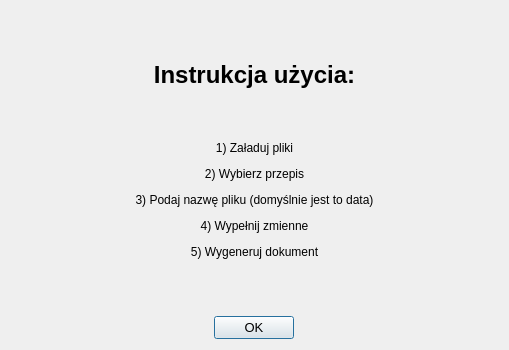
<?xml version="1.0" encoding="UTF-8"?>
<ui version="4.0">
 <class>Dialog</class>
 <widget class="QDialog" name="Dialog">
  <property name="geometry">
   <rect>
    <x>0</x>
    <y>0</y>
    <width>509</width>
    <height>350</height>
   </rect>
  </property>
  <property name="windowTitle">
   <string>Dialog</string>
  </property>
  <layout class="QVBoxLayout" name="verticalLayout">
   <item>
    <widget class="QLabel" name="label">
     <property name="text">
      <string>&lt;html&gt;&lt;head/&gt;&lt;body&gt;&lt;p align=&quot;center&quot;&gt;&lt;span style=&quot; font-size:18pt; font-weight:600;&quot;&gt;Instrukcja użycia:&lt;/span&gt;&lt;/p&gt;&lt;p align=&quot;center&quot;&gt;&lt;br/&gt;&lt;/p&gt;&lt;p align=&quot;center&quot;&gt;1) Załaduj pliki&lt;/p&gt;&lt;p align=&quot;center&quot;&gt;2) Wybierz przepis&lt;/p&gt;&lt;p align=&quot;center&quot;&gt;3) Podaj nazwę pliku (domyślnie jest to data)&lt;/p&gt;&lt;p align=&quot;center&quot;&gt;4) Wypełnij zmienne&lt;/p&gt;&lt;p align=&quot;center&quot;&gt;5) Wygeneruj dokument&lt;/p&gt;&lt;/body&gt;&lt;/html&gt;</string>
     </property>
    </widget>
   </item>
   <item alignment="Qt::AlignHCenter">
    <widget class="QDialogButtonBox" name="buttonBox">
     <property name="sizePolicy">
      <sizepolicy hsizetype="Fixed" vsizetype="Fixed">
       <horstretch>0</horstretch>
       <verstretch>0</verstretch>
      </sizepolicy>
     </property>
     <property name="font">
      <font>
       <pointsize>10</pointsize>
      </font>
     </property>
     <property name="standardButtons">
      <set>QDialogButtonBox::Ok</set>
     </property>
    </widget>
   </item>
  </layout>
 </widget>
 <resources/>
 <connections/>
</ui>
